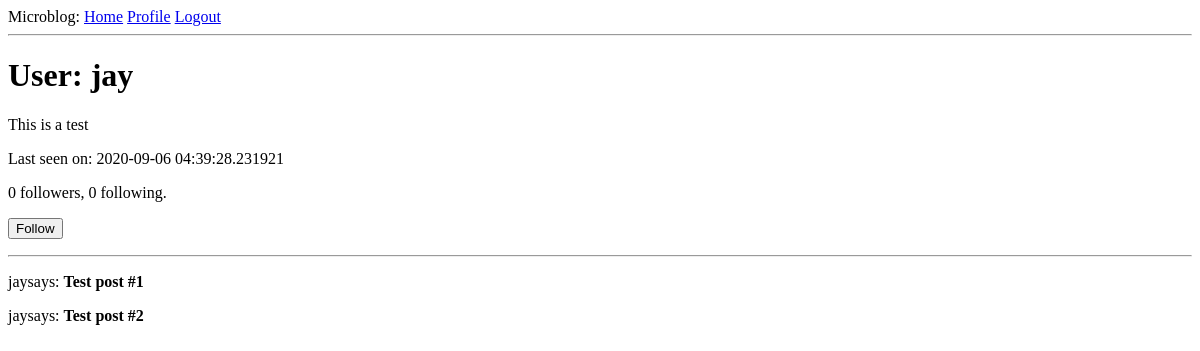
The app's page /user/jay (signed in), older data.
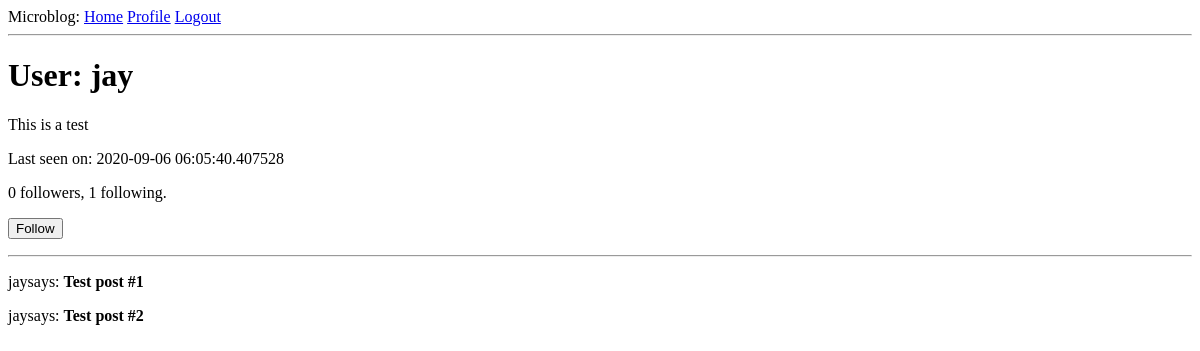
The same page, newer data.
### app/models.py (models this page shows, shortened)
class User(UserMixin, db.Model):
    id = db.Column(db.Integer, primary_key=True)
    username = db.Column(db.String(64), index=True, unique=True)
    email = db.Column(db.String(120), index=True, unique=True)
    password_hash = db.Column(db.String(128))
    posts = db.relationship("Post", backref="author", lazy="dynamic")
    about_me = db.Column(db.String(140))
    last_seen = db.Column(db.DateTime, default=datetime.utcnow)
    followed = db.relationship(
        "User",
        secondary=followers,
        primaryjoin=(followers.c.follower_id == id),
        secondaryjoin=(followers.c.followed_id == id),
        backref=db.backref("followers", lazy="dynamic"),
        lazy="dynamic",
    )
    def is_following(self, user):
        return self.followed.filter(followers.c.followed_id == user.id).count() > 0

### app/routes.py (the view)
@app.route("/user/<username>")
@login_required
def user(username):
    user = User.query.filter_by(username=username).first_or_404()
    posts = [
        {"author": user, "body": "Test post #1"},
        {"author": user, "body": "Test post #2"},
    ]
    form = EmptyForm()
    return render_template("user.html", user=user, posts=posts, form=form)

### app/forms.py
class EmptyForm(FlaskForm):
    submit = SubmitField("Submit")

### app/models.py (called while the page is built)
@login.user_loader
def load_user(id):
    return User.query.get(int(id))

### app/routes.py (called while the page is built)
@app.before_request
def before_request():
    if current_user.is_authenticated:
        current_user.last_seen = datetime.utcnow()
        db.session.commit()

### app/templates/user.html (shortened to what this page needs)
{%extends "base.html"%} {% block content %}
<h1>User: {{user.username}}</h1>
{% if user.about_me %}
<p>{{ user.about_me}}</p>
{%endif%} {% if user.last_seen %}
<p>Last seen on: {{ user.last_seen}}</p>
{%endif%}
<p>
  {{ user.followers.count() }} followers, {{ user.followed.count() }} following.
</p>
{% if user == current_user %}
<p><a href="{{ url_for('edit_profile') }}">Edit Profile</a></p>
{% elif not current_user.is_following(user) %}
<p>
    <form action="{{ url_for('follow', username=user.username) }}" method="post">
        {{ form.submit(value='Follow') }}
    </form>
  </p>
{%endif%}
<hr />
{% for post in posts%}
<p>{{post.author.username}}says: <b>{{post.body}}</b></p>
{% endfor %} {% endblock %}

Row changes from the older to the newer data that the page shows:
changed User "jay": last_seen "2020-09-06 04:39:28.231921" → "2020-09-06 06:05:40.407528"
Text that changed along with them:
{{ user.followed.count() }}: "0" → "1"
